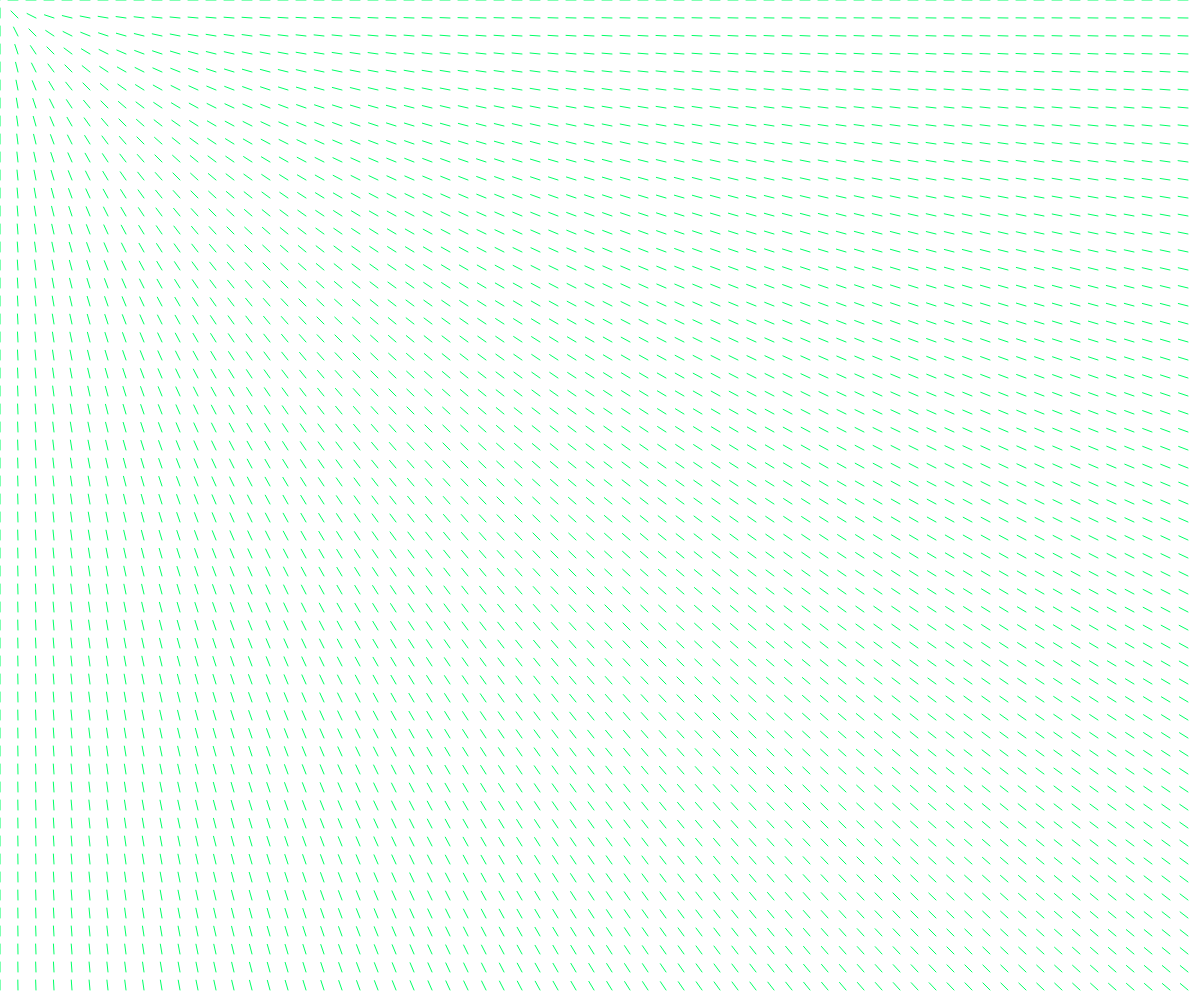
Frame 1 (no input)
Frame 60 (no input): identical to frame 1, image omitted
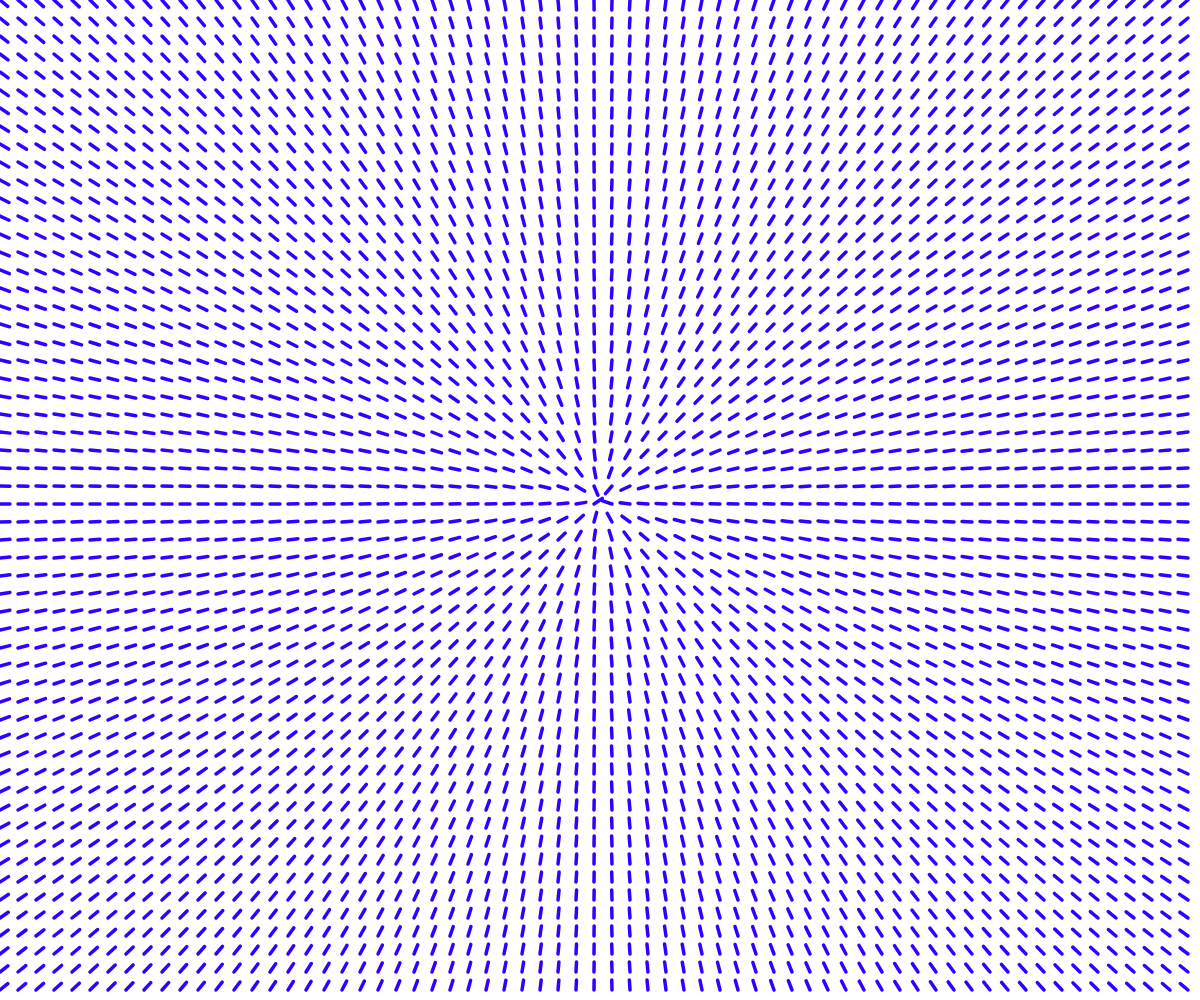
Frame 120 (the mouse pressed at the canvas centre since frame 60)

The p5.js sketch that drew these frames (run headless with seeded random() and noise() and a simulated clock; from frame 60 on, the mouse is pressed at the canvas centre):

// p5.js sketch
// ── sketch.js
var points = [],
    x, j,
    lines_length = 10,
    x_spacing = y_spacing = lines_length * 2 - 2;


function setup() {
  createCanvas(windowWidth, windowHeight);
  colorMode(HSB, 100)

  for (x = 0; x < width / x_spacing ; x++){
      for (y = 0; y < height / y_spacing ; y++){
        points.push(createVector(x * x_spacing, y * y_spacing));

      }
  }

}

function draw() {
    background(100);
    points.forEach(function(point){
        drawVectorFromPoint(point);
    })
}

function drawVectorFromPoint(anchorLocation){
    var mouse = createVector(mouseX, mouseY);
    var lineVector = p5.Vector.sub(mouse, anchorLocation);
    lineVector.setMag(lines_length);
    var hue = map(mouseX, 0, width, 40, 100);
    var vectorStroke = map(mouseY, 0, height, 1, 6);
    strokeWeight(vectorStroke);
    stroke(hue, 100, 100);
    line(anchorLocation.x,
        anchorLocation.y,
        anchorLocation.x + lineVector.x,
        anchorLocation.y + lineVector.y);
}
